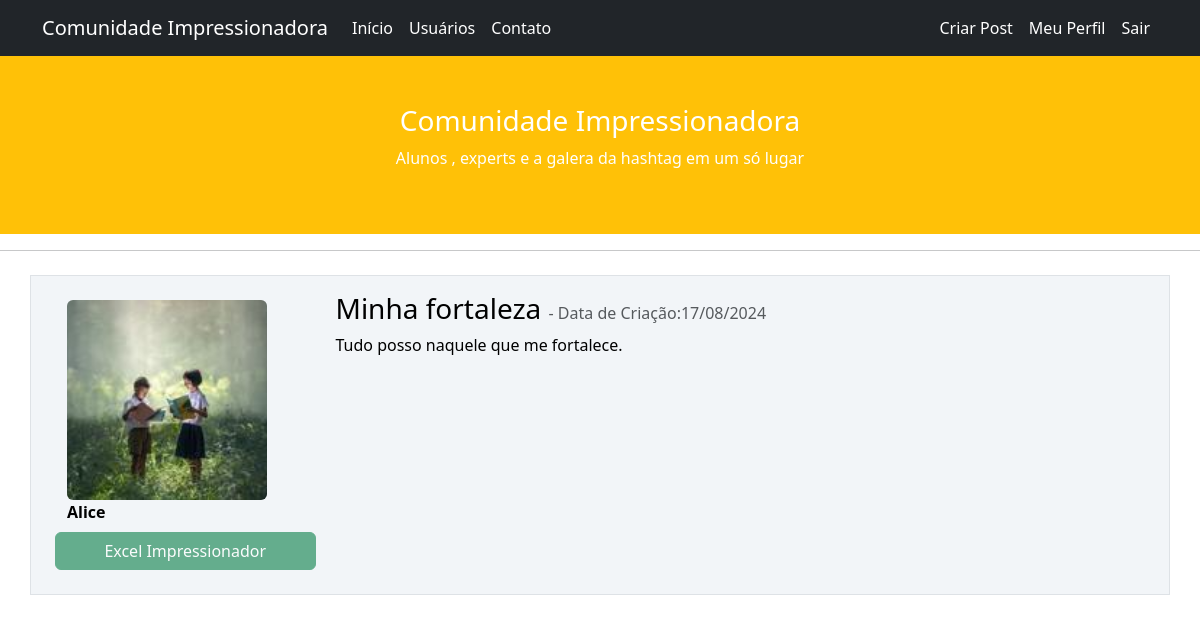
The page /post/5 (signed in) on the database its author committed.
### comunidadeimpressionadora/models.py (models this page shows, shortened)
class Usuarios(database.Model, UserMixin):
    id = database.Column(database.Integer, primary_key=True)
    username = database.Column(database.String, nullable=False)
    email = database.Column(database.String, nullable=False, unique=True)
    senha = database.Column(database.String(80), nullable=False)
    foto_perfil = database.Column(database.String, default='default.jpg')
    posts = database.relationship('Post', backref='autor', lazy=True)
    cursos = database.Column(database.String, nullable=False, default='Não Informado')

class Post(database.Model):
     id = database.Column(database.Integer, primary_key=True)
     titulo =  database.Column(database.String, nullable=False)
     corpo =  database.Column(database.Text, nullable=False)
     data_criacao =  database.Column(database.DateTime, nullable=False, default=datetime.now)
     id_usuario = database.Column(database.Integer,
                                  database.ForeignKey('usuarios.id'),
                                  nullable=False)#relacao desta tabela com de Usuario

### comunidadeimpressionadora/routes.py (the view)
@app.route('/post/<post_id>', methods=['GET', 'POST'] )
@login_required  #so permite acessar o post se estiver logado
def exibir_post(post_id):
    post = Post.query.get(post_id)
    if current_user == post.autor: # se o usuario atual, for igual ao autor do post
        form =  FormCriarPost()# exibe um formulario
        if request.method == 'GET': #logica que preenche form automaticamente
            form.titulo.data = post.titulo #está pegando o valor do título de um objeto post e atribuindo-o ao campo titulo do formulário form.
            form.corpo.data = post.corpo
        elif form.validate_on_submit():
            post.titulo = form.titulo.data
            post.corpo = form.corpo.data
            database.session.commit()
            flash('Post atualizado com sucesso', 'alert-success')
            return redirect(url_for('home'))
    else:
        form = None  #vazio
    return render_template('post.html', post=post, form=form)

### comunidadeimpressionadora/models.py (called while the page is built)
@login_manager.user_loader
def load_usuarios(id_usuarios):
    return Usuarios.query.get(int(id_usuarios))

### comunidadeimpressionadora/templates/post.html (shortened to what this page needs)
{% extends 'base.html' %}
{% block body %}
<div class="container mt-3">
     <div class="row  border mt-4 p-3 meupost">
        <div class="col col-3  ">
              <div class="image p-2">
                  <img src="{{ url_for('static', filename='fotos_perfil/{}'.format(post.autor.foto_perfil)) }}" class="rounded" width="200" >
                    <strong>{{ post.autor.username }}</strong>
                  <div class="row justify-content-center">
                        {% for curso in post.autor.cursos.split(';') %}
                             <button type="button" class="btn btn-success mt-2 btn-block" disabled>{{ curso }}</button>
                        {% endfor %}
                </div>
              </div>
        </div>
        <div class="col col-9" >
            <h3>{{ post.titulo }}
                  <small class="text-muted fs-6"> - Data de Criação:{{ post.data_criacao.strftime('%d/%m/%Y') }}
                  </small>
           </h3>
            <p>{{ post.corpo }}</p>
        </div>
    </div>
</div>
{% endblock %}

### comunidadeimpressionadora/static/style.css (style rules this page uses)
.meupost { background: #f2f5f8 !important; color: #000 !important; }
.image img { width: 200px; height: 200px; object-fit: cover; }

### rows shown on the page
Usuarios: foto_perfil (picture), autor.username "Alice", cursos "Excel Impressionador"
Post: titulo "Minha fortaleza", data_criacao "17/08/2024", corpo "Tudo posso naquele que me fortalece."
